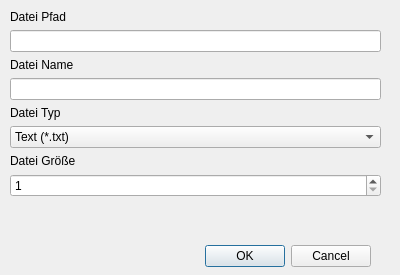
<?xml version="1.0" encoding="UTF-8"?>
<ui version="4.0">
 <class>AddTreeItem</class>
 <widget class="QDialog" name="AddTreeItem">
  <property name="geometry">
   <rect>
    <x>0</x>
    <y>0</y>
    <width>400</width>
    <height>275</height>
   </rect>
  </property>
  <property name="windowTitle">
   <string>Datei hinzufügen</string>
  </property>
  <widget class="QDialogButtonBox" name="buttonBox">
   <property name="geometry">
    <rect>
     <x>30</x>
     <y>240</y>
     <width>341</width>
     <height>32</height>
    </rect>
   </property>
   <property name="orientation">
    <enum>Qt::Orientation::Horizontal</enum>
   </property>
   <property name="standardButtons">
    <set>QDialogButtonBox::StandardButton::Cancel|QDialogButtonBox::StandardButton::Ok</set>
   </property>
  </widget>
  <widget class="QWidget" name="verticalLayoutWidget">
   <property name="geometry">
    <rect>
     <x>10</x>
     <y>10</y>
     <width>371</width>
     <height>227</height>
    </rect>
   </property>
   <layout class="QVBoxLayout" name="verticalLayout">
    <item>
     <widget class="QLabel" name="label_2">
      <property name="text">
       <string>Datei Pfad</string>
      </property>
     </widget>
    </item>
    <item>
     <widget class="QLineEdit" name="lineEdit"/>
    </item>
    <item>
     <widget class="QLabel" name="label_3">
      <property name="text">
       <string>Datei Name</string>
      </property>
     </widget>
    </item>
    <item>
     <widget class="QLineEdit" name="lineEdit_2">
      <property name="maxLength">
       <number>20</number>
      </property>
     </widget>
    </item>
    <item>
     <widget class="QLabel" name="label_4">
      <property name="text">
       <string>Datei Typ</string>
      </property>
     </widget>
    </item>
    <item>
     <widget class="QComboBox" name="comboBox">
      <item>
       <property name="text">
        <string>Text (*.txt)</string>
       </property>
      </item>
      <item>
       <property name="text">
        <string>Bild (*.png)</string>
       </property>
      </item>
      <item>
       <property name="text">
        <string>Ton (*.mp3)</string>
       </property>
      </item>
     </widget>
    </item>
    <item>
     <widget class="QLabel" name="label">
      <property name="text">
       <string>Datei Größe</string>
      </property>
     </widget>
    </item>
    <item>
     <widget class="QSpinBox" name="spinBox">
      <property name="minimum">
       <number>1</number>
      </property>
      <property name="maximum">
       <number>100000</number>
      </property>
      <property name="singleStep">
       <number>10</number>
      </property>
     </widget>
    </item>
    <item>
     <spacer name="verticalSpacer_2">
      <property name="orientation">
       <enum>Qt::Orientation::Vertical</enum>
      </property>
      <property name="sizeHint" stdset="0">
       <size>
        <width>20</width>
        <height>40</height>
       </size>
      </property>
     </spacer>
    </item>
   </layout>
  </widget>
 </widget>
 <resources/>
 <connections>
  <connection>
   <sender>buttonBox</sender>
   <signal>accepted()</signal>
   <receiver>AddTreeItem</receiver>
   <slot>accept()</slot>
   <hints>
    <hint type="sourcelabel">
     <x>248</x>
     <y>254</y>
    </hint>
    <hint type="destinationlabel">
     <x>157</x>
     <y>274</y>
    </hint>
   </hints>
  </connection>
  <connection>
   <sender>buttonBox</sender>
   <signal>rejected()</signal>
   <receiver>AddTreeItem</receiver>
   <slot>reject()</slot>
   <hints>
    <hint type="sourcelabel">
     <x>316</x>
     <y>260</y>
    </hint>
    <hint type="destinationlabel">
     <x>286</x>
     <y>274</y>
    </hint>
   </hints>
  </connection>
 </connections>
</ui>
